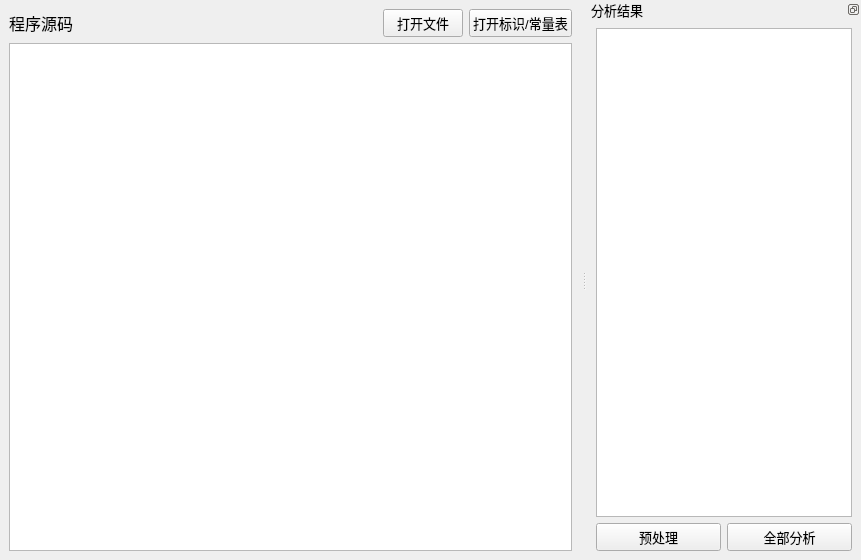
<?xml version="1.0" encoding="UTF-8"?>
<ui version="4.0">
 <class>MainWindow</class>
 <widget class="QMainWindow" name="MainWindow">
  <property name="geometry">
   <rect>
    <x>0</x>
    <y>0</y>
    <width>861</width>
    <height>560</height>
   </rect>
  </property>
  <property name="windowTitle">
   <string>词法分析器</string>
  </property>
  <property name="windowIcon">
   <iconset resource="res.qrc">
    <normaloff>:/image/res/NLP.png</normaloff>:/image/res/NLP.png</iconset>
  </property>
  <widget class="QWidget" name="centralwidget">
   <layout class="QGridLayout" name="gridLayout">
    <item row="0" column="0">
     <layout class="QVBoxLayout" name="srcVerticalLayout">
      <item>
       <layout class="QHBoxLayout" name="srcHeaderHorizontalLayout">
        <item>
         <widget class="QLabel" name="srcHeaderLabel">
          <property name="font">
           <font>
            <family>Microsoft YaHei UI</family>
            <pointsize>12</pointsize>
           </font>
          </property>
          <property name="text">
           <string>程序源码</string>
          </property>
         </widget>
        </item>
        <item>
         <spacer name="srcHeaderSpacerLeft">
          <property name="orientation">
           <enum>Qt::Horizontal</enum>
          </property>
          <property name="sizeHint" stdset="0">
           <size>
            <width>40</width>
            <height>20</height>
           </size>
          </property>
         </spacer>
        </item>
        <item>
         <widget class="QLabel" name="srcHeaderWarning">
          <property name="font">
           <font>
            <family>Microsoft YaHei UI</family>
            <pointsize>10</pointsize>
           </font>
          </property>
          <property name="text">
           <string/>
          </property>
         </widget>
        </item>
        <item>
         <spacer name="horizontalSpacerRight">
          <property name="orientation">
           <enum>Qt::Horizontal</enum>
          </property>
          <property name="sizeHint" stdset="0">
           <size>
            <width>40</width>
            <height>20</height>
           </size>
          </property>
         </spacer>
        </item>
        <item>
         <widget class="QPushButton" name="srcHeaderFileBtn">
          <property name="minimumSize">
           <size>
            <width>0</width>
            <height>0</height>
           </size>
          </property>
          <property name="font">
           <font>
            <family>Microsoft YaHei UI</family>
            <pointsize>10</pointsize>
           </font>
          </property>
          <property name="text">
           <string>打开文件</string>
          </property>
         </widget>
        </item>
        <item>
         <widget class="QPushButton" name="srcHeaderSymbolBtn">
          <property name="font">
           <font>
            <family>Microsoft YaHei UI</family>
            <pointsize>10</pointsize>
           </font>
          </property>
          <property name="text">
           <string>打开标识/常量表</string>
          </property>
         </widget>
        </item>
       </layout>
      </item>
      <item>
       <widget class="QPlainTextEdit" name="srcTextEdit">
        <property name="font">
         <font>
          <family>Consolas</family>
          <pointsize>12</pointsize>
         </font>
        </property>
       </widget>
      </item>
     </layout>
    </item>
   </layout>
  </widget>
  <widget class="QDockWidget" name="dockWidget">
   <property name="font">
    <font>
     <family>Microsoft YaHei UI</family>
     <pointsize>10</pointsize>
    </font>
   </property>
   <property name="floating">
    <bool>false</bool>
   </property>
   <property name="features">
    <set>QDockWidget::DockWidgetFloatable|QDockWidget::DockWidgetMovable</set>
   </property>
   <property name="allowedAreas">
    <set>Qt::LeftDockWidgetArea|Qt::RightDockWidgetArea</set>
   </property>
   <property name="windowTitle">
    <string>分析结果</string>
   </property>
   <attribute name="dockWidgetArea">
    <number>2</number>
   </attribute>
   <widget class="QWidget" name="dockWidgetContents">
    <layout class="QVBoxLayout" name="verticalLayout">
     <item>
      <widget class="QTableWidget" name="resultTable"/>
     </item>
     <item>
      <layout class="QHBoxLayout" name="resultHorizontalLayout">
       <item>
        <widget class="QPushButton" name="resultPreProBtn">
         <property name="text">
          <string>预处理</string>
         </property>
        </widget>
       </item>
       <item>
        <widget class="QPushButton" name="resultAnalyAllBtn">
         <property name="font">
          <font>
           <family>Microsoft YaHei UI</family>
           <pointsize>10</pointsize>
          </font>
         </property>
         <property name="text">
          <string>全部分析</string>
         </property>
        </widget>
       </item>
      </layout>
     </item>
    </layout>
   </widget>
  </widget>
  <action name="actionOpen">
   <property name="text">
    <string>Open</string>
   </property>
  </action>
 </widget>
 <resources>
  <include location="res.qrc"/>
 </resources>
 <connections/>
</ui>
